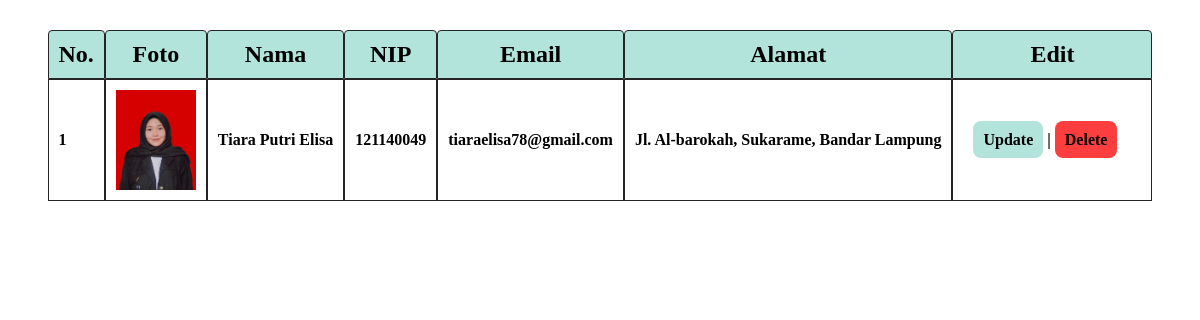
The app's page /data.php?keyword=Tiara Putri Elisa with its own data.
### tables this page shows
CREATE TABLE `data_karyawan` (
  `id` int(11) NOT NULL,
  `foto` varchar(200) NOT NULL,
  `nama` varchar(200) NOT NULL,
  `nip` varchar(12) NOT NULL,
  `email` varchar(255) NOT NULL,
  `alamat` text NOT NULL
);

### functions/functions.php (called while the page is built, shortened)
<?php
$conn = mysqli_connect('localhost','root','','Karyawan UAS');
function query($query) {
    global $conn;
    $result = mysqli_query($conn,$query);
    $datas  = [];
    while ($data = mysqli_fetch_assoc($result)) {
        $datas[] = $data ;
    }
    return $datas ;
}
?>

### data.php (the view, shortened to what this page needs)
<?php
require('functions/functions.php');
$keyword = $_GET['keyword'];
$query = "SELECT * FROM data_karyawan WHERE
nama LIKE '%$keyword%' OR
nip LIKE '%$keyword%' OR
email LIKE '%$keyword%' OR
alamat LIKE '%$keyword%'";
$dataperHalaman = 3;
$jumlahData = count(query($query));
$halamanAktif = isset($_GET['halaman']) ? $_GET['halaman'] : 1 ;
$awalanData = ($dataperHalaman * $halamanAktif) - $dataperHalaman;
$data_pekerja = query($query);
?>
<html lang="en">
<head>
    <link rel="stylesheet" href="index.css">
</head>
<body>
    <div class="container">
        <div class="table" >
            <table  cellpadding="10" cellspacing="0"; >
                <tr>
                    <th>No.</th>
                    <th>Foto</th>
                    <th>Nama</th>
                    <th>NIP</th>
                    <th>Email</th>
                    <th>Alamat</th>
                    <th>Edit</th>
                </tr>
                <?php $i = 1 ?>
                <?php foreach($data_pekerja as $datas) :?>
                <tr>
                    <td><?= $i + $awalanData ?></td>
                    <td><img src="images/<?= $datas['foto']; ?>" alt=""></td>
                    <td><?= ucwords($datas['nama']) ; ?></td>
                    <td><?= $datas['nip']; ?></td>
                    <td><?= $datas['email']; ?></td>
                    <td><?= ucwords($datas['alamat']); ?></td>
                    <div class="ubah">
                        <td class="change" >
                            <a href="update/update.php?id=<?= $datas['id']; ?>" class="update" >Update</a> |
                            <a href="delete.php?id=<?= $datas['id']; ?>" class="delete"  onclick="return confirm('Apakah Anda Yakin..??')">Delete</a>
                        </td>
                    </div>
                </tr>
                <?php $i++ ?>
                <?php endforeach; ?>
            </table>
        </div>
    </div>
</body>
</html>

### index.css (style rules this page uses)
*,html { margin: 0; padding: 0; box-sizing: border-box; }
body { background-image: url('https://wallpapercave.com/wp/wp3234818.jpg'); }
.container { max-width: 1200px; margin: 0 auto; }
.table { display: flex; justify-content: center; align-items: center; padding: 10px; margin: 20px; margin-top: 20px ; }
tr th { padding: 10px; font-weight: bold; font-size: 24px; background-color: rgb(179, 228, 220); border: 1.5px solid rgb(37, 37, 37); border-radius: 4px 4px 0 0; -webkit-border-radius: 4px 4px 0 0; -moz-border-radius: 4px 4px 0 0; -ms-border-radius: 4px 4px 0 0; -o-border-radius: 4px 4px 0 0; }
th { margin: 10px; }
tr td { font-size: 16px; padding: 10px; font-weight: bold; border: 1.5px solid rgb(37, 37, 37); }
.ubah { display: flex; }
.change { padding: 20px; width: 200px; }
.update { text-decoration: none; background-color: rgb(179, 228, 220) ; color: black ; padding: 10px; border-radius: 8px; font-weight: bold; font-size: 16px; }
.delete { text-decoration: none; background-color: rgb(253, 62, 62) ; color: black ; padding: 10px; border-radius: 8px; font-weight: bold; font-size: 16px; }
img { width: 80px; height: 100px; }

### records on screen
data_karyawan: awalanData "1", foto (picture), nama "Tiara Putri Elisa", nip "121140049", email "tiaraelisa78@gmail.com", alamat "Jl. Al-barokah, Sukarame, Bandar Lampung"
